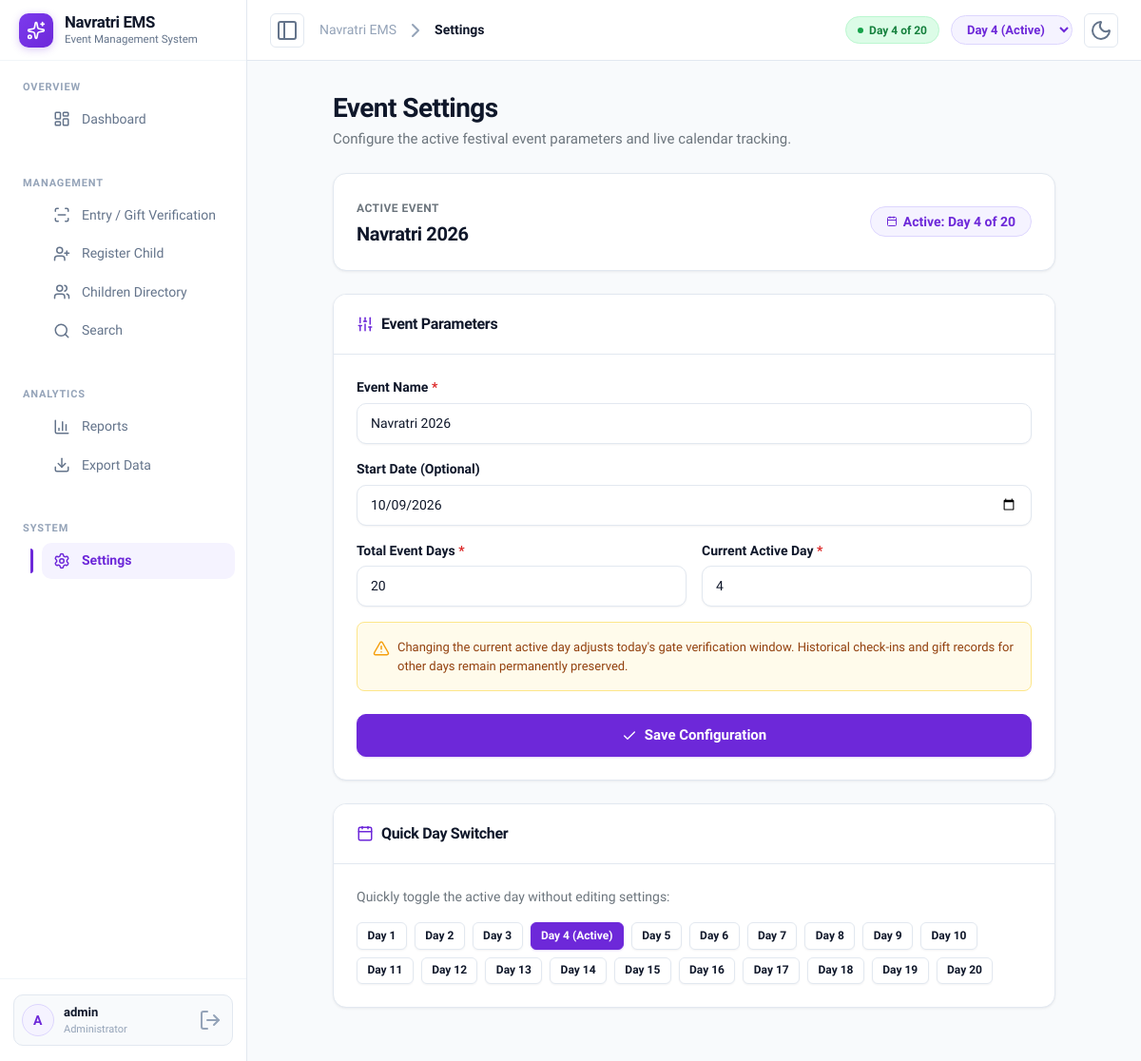
Page /settings/ (signed in) on the committed database.
### events/models.py (models this page shows, shortened)
class EventConfig(models.Model):
    name = models.CharField(max_length=200, default='Navratri 2026')
    start_date = models.DateField(null=True, blank=True)
    total_days = models.IntegerField(default=20)
    current_day = models.IntegerField(default=1)
    created_at = models.DateTimeField(auto_now_add=True)
    updated_at = models.DateTimeField(auto_now=True)
    class Meta:
        verbose_name = 'Event Configuration'
    @classmethod
    def get_config(cls):
        config, created = cls.objects.get_or_create(pk=1, defaults={
            'name': 'Navratri 2026',
            'total_days': 20,
            'current_day': 1,
        })
        return config

### events/views.py (the view)
# urls.py: path('settings/', views.event_settings, name='event_settings'),
@login_required
def event_settings(request):
    config = _get_config()
    if request.method == 'POST':
        form = EventConfigForm(request.POST, instance=config)
        if form.is_valid():
            form.save()
            messages.success(request, 'Event settings updated successfully.')
            return redirect('event_settings')
    else:
        form = EventConfigForm(instance=config)
    return render(request, 'events/event_settings.html', {
        'form': form,
        'config': config,
        'day_choices': range(1, config.total_days + 1),
    })

### events/forms.py (shortened to what this page needs)
class EventConfigForm(forms.ModelForm):
    class Meta:
        model = EventConfig
        fields = ['name', 'start_date', 'total_days', 'current_day']
        widgets = {
            'name': forms.TextInput(attrs={'class': 'form-control'}),
            'start_date': forms.DateInput(attrs={'class': 'form-control', 'type': 'date'}),
            'total_days': forms.NumberInput(attrs={'class': 'form-control', 'min': 1, 'max': 30}),
            'current_day': forms.NumberInput(attrs={'class': 'form-control', 'min': 1, 'max': 30}),
        }

### events/context_processors.py (called while the page is built)
def event_config(request):
    try:
        config = EventConfig.get_config()
        day_range = range(1, config.total_days + 1)
    except Exception:
        config = None
        day_range = range(1, 21)
    return {'event_config': config, 'day_range': day_range}

### events/views.py (called while the page is built)
def _get_config():
    return EventConfig.get_config()

### templates/events/event_settings.html (shortened to what this page needs)
{% extends 'base.html' %}
{% block page_heading %}Settings{% endblock %}
{% block content %}
<div class="mx-auto" style="max-width: 760px;">
  <div class="mb-4">
    <h1 class="mb-1" style="font-size:1.75rem;font-weight:700;">Event Settings</h1>
    <p class="mb-0 text-secondary" style="font-size:0.9375rem;">Configure the active festival event parameters and live calendar tracking.</p>
  </div>
  <div class="card mb-4 p-4">
    <div class="d-flex justify-content-between align-items-center flex-wrap gap-2">
      <div>
        <span class="text-secondary" style="font-size:0.75rem;text-transform:uppercase;font-weight:600;letter-spacing:0.04em;">Active Event</span>
        <h3 class="mb-0 mt-1" style="font-size:1.25rem;font-weight:700;">{{ config.name }}</h3>
      </div>
      <div class="badge-chip badge-purple py-2 px-3" style="font-size:0.875rem;">
        <i data-lucide="calendar"></i>
        <span>Active: Day {{ config.current_day }} of {{ config.total_days }}</span>
      </div>
    </div>
  </div>
  <div class="card mb-4">
    <div class="card-header-clean">
      <h4>
        <i data-lucide="sliders" style="color:var(--primary-accent);width:18px;height:18px;"></i>
        <span>Event Parameters</span>
      </h4>
    </div>
    <div class="card-body-clean p-4">
      <form method="post">
        <div class="mb-3">
          <label class="form-label" for="{{ form.name.id_for_label }}">
            Event Name <span class="req">*</span>
          </label>
          {{ form.name }}
        </div>
        <div class="mb-3">
          <label class="form-label" for="{{ form.start_date.id_for_label }}">
            Start Date (Optional)
          </label>
          {{ form.start_date }}
        </div>
        <div class="row g-3 mb-3">
          <div class="col-12 col-sm-6">
            <label class="form-label" for="{{ form.total_days.id_for_label }}">
              Total Event Days <span class="req">*</span>
            </label>
            {{ form.total_days }}
          </div>
          <div class="col-12 col-sm-6">
            <label class="form-label" for="{{ form.current_day.id_for_label }}">
              Current Active Day <span class="req">*</span>
            </label>
            {{ form.current_day }}
          </div>
        </div>
        <div class="p-3 rounded-3 border mb-4 d-flex align-items-start gap-2" style="background:#FFFBEB;border-color:#FDE68A !important;">
          <i data-lucide="alert-triangle" style="color:var(--warning);width:18px;height:18px;flex-shrink:0;margin-top:2px;"></i>
          <div style="font-size:0.8125rem;color:#92400E;">
            Changing the current active day adjusts today's gate verification window. Historical check-ins and gift records for other days remain permanently preserved.
          </div>
        </div>
        <button type="submit" class="btn btn-primary btn-lg w-100 justify-content-center">
          <i data-lucide="check"></i>
          <span>Save Configuration</span>
        </button>
      </form>
    </div>
  </div>
  <div class="card mb-4">
    <div class="card-header-clean">
      <h4>
        <i data-lucide="calendar" style="color:var(--primary-accent);width:18px;height:18px;"></i>
        <span>Quick Day Switcher</span>
      </h4>
    </div>
    <div class="card-body-clean p-4">
      <p class="text-secondary mb-3" style="font-size:0.875rem;">
        Quickly toggle the active day without editing settings:
      </p>
      <div class="d-flex flex-wrap gap-2">
        {% for d in day_choices %}
        <form method="post" action="{% url 'change_day' %}" class="d-inline">
          <button type="submit"
                  class="btn {% if d == config.current_day %}btn-primary{% else %}btn-secondary{% endif %} btn-sm">
            Day {{ d }}{% if d == config.current_day %} (Active){% endif %}
          </button>
        </form>
        {% endfor %}
      </div>
    </div>
  </div>
</div>
{% endblock %}

### templates/base.html (shortened to what this page needs)
{% load static %}
<!DOCTYPE html>
<html lang="en">
<head>
  <link href="https://cdn.jsdelivr.net/npm/bootstrap@5.3.2/dist/css/bootstrap.min.css" rel="stylesheet">
  <link rel="stylesheet" href="{% static 'css/navratri.css' %}?v=2026.4">
</head>
<body>
{% if user.is_authenticated %}
<div class="app-container" id="appContainer">
  <aside class="app-sidebar" id="appSidebar">
    <a href="{% url 'dashboard' %}" class="sidebar-brand">
      <div class="brand-emblem">
        <i data-lucide="sparkles"></i>
      </div>
      <div class="brand-text">
        <span class="brand-title">Navratri EMS</span>
        <span class="brand-tag">Event Management System</span>
      </div>
    </a>
    <nav class="sidebar-nav">
      <div>
        <div class="nav-group-title">Overview</div>
        <ul class="nav-list">
          <li>
            <a href="{% url 'dashboard' %}" class="nav-link-item {% if request.resolver_match.url_name == 'dashboard' %}active{% endif %}">
              <i data-lucide="layout-dashboard"></i>
              <span class="nav-text">Dashboard</span>
            </a>
          </li>
        </ul>
      </div>
      <div>
        <div class="nav-group-title">Management</div>
        <ul class="nav-list">
          <li>
            <a href="{% url 'entry' %}" class="nav-link-item {% if 'entry' in request.resolver_match.url_name %}active{% endif %}">
              <i data-lucide="scan-line"></i>
              <span class="nav-text">Entry / Gift Verification</span>
            </a>
          </li>
          <li>
            <a href="{% url 'register_child' %}" class="nav-link-item {% if request.resolver_match.url_name == 'register_child' %}active{% endif %}">
              <i data-lucide="user-plus"></i>
              <span class="nav-text">Register Child</span>
            </a>
          </li>
          <li>
            <a href="{% url 'child_list' %}" class="nav-link-item ">
              <i data-lucide="users"></i>
              <span class="nav-text">Children Directory</span>
            </a>
          </li>
          <li>
            <a href="{% url 'search' %}" class="nav-link-item {% if request.resolver_match.url_name == 'search' %}active{% endif %}">
              <i data-lucide="search"></i>
              <span class="nav-text">Search</span>
            </a>
          </li>
        </ul>
      </div>
      <div>
        <div class="nav-group-title">Analytics</div>
        <ul class="nav-list">
          <li>
            <a href="{% url 'daily_report' %}" class="nav-link-item {% if 'report' in request.resolver_match.url_name %}active{% endif %}">
              <i data-lucide="bar-chart-3"></i>
              <span class="nav-text">Reports</span>
            </a>
          </li>
          <li>
            <a href="{% url 'export_data' %}" class="nav-link-item {% if request.resolver_match.url_name == 'export_data' %}active{% endif %}">
              <i data-lucide="download"></i>
              <span class="nav-text">Export Data</span>
            </a>
          </li>
        </ul>
      </div>
      <div>
        <div class="nav-group-title">System</div>
        <ul class="nav-list">
          <li>
            <a href="{% url 'event_settings' %}" class="nav-link-item {% if request.resolver_match.url_name == 'event_settings' %}active{% endif %}">
              <i data-lucide="settings"></i>
              <span class="nav-text">Settings</span>
            </a>
          </li>
        </ul>
      </div>
    </nav>
    <div class="sidebar-footer">
      <div class="user-profile-card">
        <div class="user-info">
          <div class="user-avatar">
            {{ user.username|make_list|first|upper }}
          </div>
          <div class="user-details">
            <span class="user-name">{{ user.username }}</span>
            <span class="user-role">Administrator</span>
          </div>
        </div>
        <a href="{% url 'logout' %}" class="btn-logout" title="Sign out">
          <i data-lucide="log-out"></i>
        </a>
      </div>
    </div>
  </aside>
  <div class="app-main">
    <header class="app-header">
      <div class="header-left">
        <button type="button" class="btn-icon-toggle d-none d-lg-flex" onclick="toggleDesktopCollapse()" aria-label="Collapse Navigation">
          <i data-lucide="panel-left"></i>
        </button>
        <div class="breadcrumb-nav">
          <span class="breadcrumb-item-muted">Navratri EMS</span>
          <span class="breadcrumb-separator"><i data-lucide="chevron-right"></i></span>
          <span class="breadcrumb-item-active">{% block page_heading %}Dashboard{% endblock %}</span>
        </div>
      </div>
      <div class="header-right">
        {% if event_config %}
        <div class="event-live-pill d-none d-sm-inline-flex">
          <span class="pulse-dot"></span>
          <span>Day {{ event_config.current_day }} of {{ event_config.total_days }}</span>
        </div>
        <form method="post" action="{% url 'change_day' %}" class="day-selector-form">
          <select name="day" id="daySelect" class="header-day-select" onchange="this.form.submit()" title="Change Current Event Day">
            {% for d in day_range %}
            <option value="{{ d }}" {% if d == event_config.current_day %}selected{% endif %}>
              Day {{ d }}{% if d == event_config.current_day %} (Active){% endif %}
            </option>
            {% endfor %}
          </select>
        </form>
        {% endif %}
        <button type="button" class="btn-icon-toggle" id="themeToggleBtn" onclick="toggleTheme()" title="Toggle Dark/Light Mode" aria-label="Toggle Theme">
          <i data-lucide="moon" id="themeIconMoon"></i>
        </button>
      </div>
    </header>
    <main class="app-content">
      {% block content %}{% endblock %}
    </main>
  </div>
</div>
{% else %}
  <main>
    {% block unauthenticated_content %}{% endblock %}
  </main>
{% endif %}
</body>
</html>

### rows in the picture
EventConfig: current_day "4", total_days "20", day "Day 4 (Active)", name "Navratri 2026", start_date "10/09/2026"

### other values in the picture
{{ user.username|make_list|first|upper }} "A"
{{ user.username }} "admin"
{{ d }} "1" "2" "3" "4" "5" "6" "7" "8" "9" "10" "11" "12" "13" "14" "15" "16" "17" "18" "19" "20"
